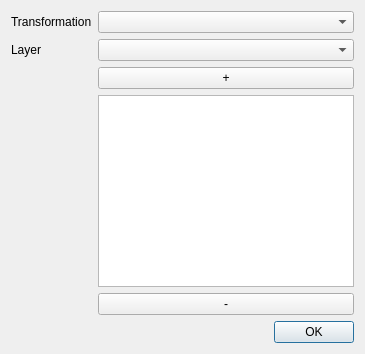
<?xml version="1.0" encoding="UTF-8"?>
<ui version="4.0">
 <class>MappingSendDialog</class>
 <widget class="QWidget" name="AddStreamDialog">

  <property name="windowModality">
   <enum>Qt::NonModal</enum>
  </property>

  <property name="sizePolicy">
   <sizepolicy hsizetype="MinimumExpanding" vsizetype="MinimumExpanding">
    <horstretch>0</horstretch>
    <verstretch>0</verstretch>
   </sizepolicy>
  </property>
  <property name="windowTitle">
   <string>Add custom transformations</string>
  </property>

  <layout class="QGridLayout" name="gridLayout_2">
    <item row="0" column="0">
        <layout class="QVBoxLayout" name="verticalLayout">
            <property name="sizeConstraint">
            <enum>QLayout::SetNoConstraint</enum>
            </property>



            <item>
                <layout class="QFormLayout" name="search_form">
                
                    <item row="1" column="0">
                        <widget class="QLabel" name="accounts_label">
                            <property name="text">
                            <string>Layer</string>
                            </property>
                        </widget>
                    </item>

                    <item row="0" column="0">
                        <widget class="QLabel" name="name_label">
                            <property name="text">
                            <string>Transformation</string>
                            </property>
                        </widget>
                    </item>

                    <item row="1" column="1">
                        <widget class="QComboBox" name="layerDropdown"/>
                    </item>

                    <item row="0" column="1">
                        <widget class="QComboBox" name="transformDropdown"/>
                    </item>


                    <item row="2" column="1">
                        <layout class="QHBoxLayout" name="horizontalLayout">
                            <item >
                                <widget class="QPushButton" name="addTransform">
                                    <property name="text">
                                    <string>+</string>
                                    </property>
                                </widget>
                            </item>
                        </layout>
                    </item>


                    <item row="3" column="1">
                        <widget class="QListWidget" name="transformationsList"/>
                        <property name="viewMode">
                        <enum>QListView::ListMode</enum>
                        </property>
                    </item>
                    
                    <item row="4" column="1">
                        <layout class="QHBoxLayout" name="horizontalLayout">
                            <item >
                                <widget class="QPushButton" name="removeTransform">
                                    <property name="text">
                                    <string>-</string>
                                    </property>
                                </widget>
                            </item>
                        </layout>
                    </item>

                    <item row="5" column="1">
                        <widget class="QDialogButtonBox" name="dialog_button_box">
                            <property name="standardButtons">
                                <set>QDialogButtonBox::Ok</set>
                            </property>
                        </widget>
                    </item>
                    
                </layout>
            </item>



        </layout>
    </item>
  </layout>
 </widget>

 <resources/>
 <connections/>
</ui>
